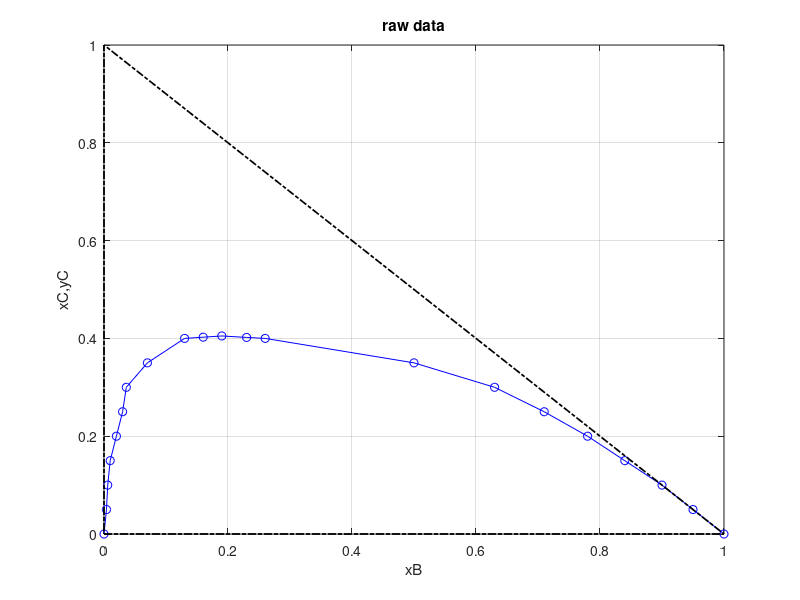
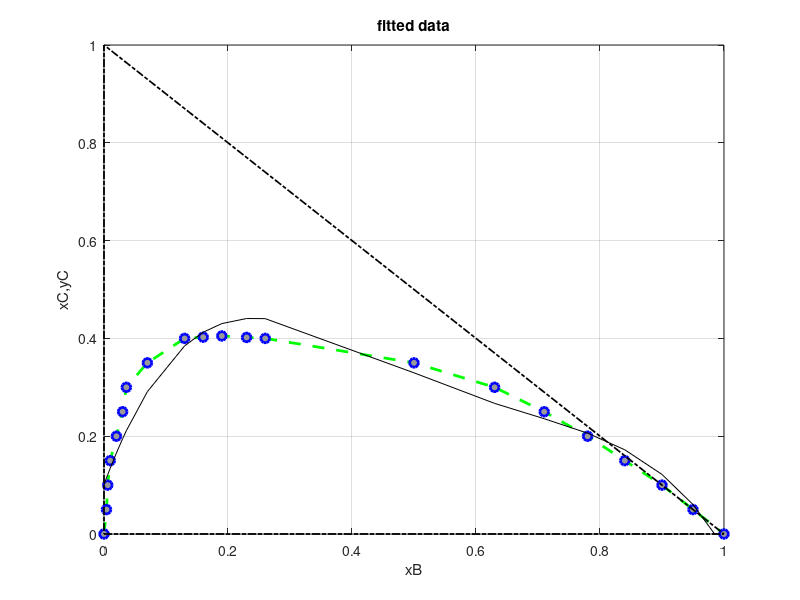

Recreate these plots in MATLAB, in order. (Note: this script raises an error after producing the figures.)
%% Question 2:

B = [0 0.004 0.006 0.01 0.02 0.03 0.036 0.07 0.13 0.16 0.19 0.23 0.26 0.5 0.63 0.71 0.78 0.84 0.9 0.95 1];
C = [0 0.05 0.1 0.15 0.2 0.25 0.3 0.35 0.4 0.4025 0.405 0.402 0.4 0.35 0.3 0.25 0.2 0.15 0.1 0.05 0];
A = 1 - B - C;

%==========================================================================
%------ extra data points are added to data to make the curve smoother
%==========================================================================

tiexc = [0.04 0.083 0.13 0.215 0.395];
tieyc = [0.035 0.068 0.09 0.145 0.31];

% figure 1
figure(1)
plot(B,C,'bo-');grid on;hold on;
plot([0 1 0 0],[0 0 1 0],'k-.','linewidth',1.25)
xlabel('xB');ylabel('xC,yC');grid on;
title('raw data')

p1 = polyfit(B,C,4);
f1= polyval(p1,B);

figure(2)
plot(B,C,'--go',...
    'linewidth',2,...
    'MarkerSize',6.5,...
    'MarkerEdgeColor','b',...
    'MarkerFaceColor',[0.6,0.6,0.6]);hold on;grid on;
xlabel('xB');ylabel('xC,yC');hold on; 
plot([0 1 0 0],[0 0 1 0],'k-.','linewidth',1.25)
plot(B,f1,'k');grid on;
xlabel('xB');ylabel('xC,yC');
title('fitted data');ylim([0 1]);

% interpolation
B1 = zeros(1,10001);
C1 = zeros(1,10001);

for i = 1:10001
    B1(i) = (i-1)/10000;
    C1(i) = round(interp1(B,C,(i-1)/10000),5);
end
